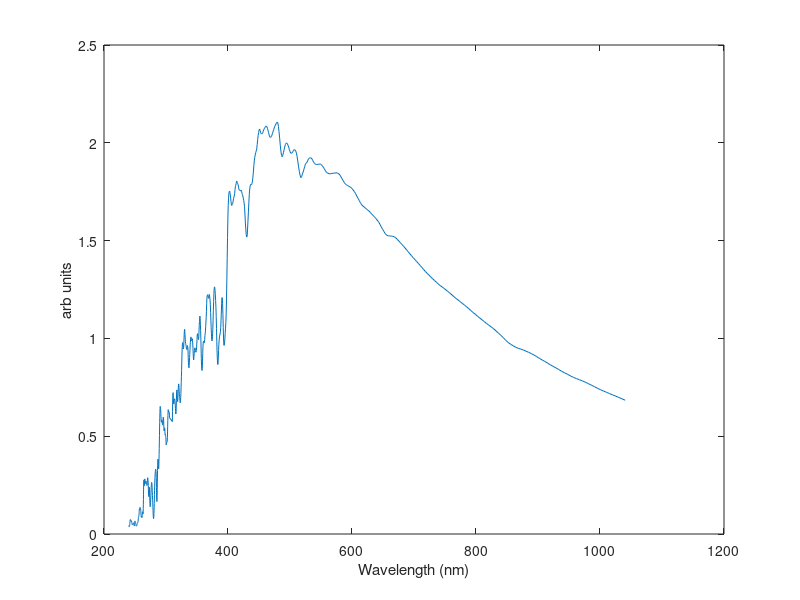

The MATLAB source for this figure: (Note: this script raises an error after producing the figure.)
% This scripts shows a typical solar spectrum and simulates the color
% perception fo the sky during daylight and sunset.
% The solar spectrum is multiplied:
% 1) by 1 - exp(-opt_thickness * Rayleigh scattering amplitude) for daylight
%    and cloudy.
% 2) by exp(-mu_s * opt_thick) in case of sunset (line of sight towards the
% sun)
% the resulting spectrum is converted to the XYZ tristimuls space thanks to
% the colour matching funcion. Finally the XYZ colour is converted to RGB
% and plotted as a uniform image.
% PRESS ANY KEY AFTER EACH FIGURE

% Author:       Andrea Farina
% Institution:  CNR - IFN
% email:        andrea.farina@polimi.it 
% March 2021; Last revision: 17-March-2022

clearvars;
close all
%% TYPE
choice = menu('Choice:','daylight','sunset','cloudy');
switch choice
    case 1
        type = 'daylight';
    case 2
        type = 'sunset';
        answer = inputdlg('Enter optical thickness (typ. value 10)');
        opt_thick = str2double(answer{1});
    case 3
        type = 'cloudy';
        answer = inputdlg('Enter optical thickness (typ. value 10)');
        opt_thick = str2double(answer{1});
end
%% load solar spectrum
a = dlmread('spectral_solar.txt');
lambda = a(:,3);    % nm
y = a(:,7);         % W/m^2/nm
LMAX = 1050;
lambda = lambda(1:LMAX);
y = y(1:LMAX);

%% visible range
lambda_VIS = [400,700];

%% plot
FONTSIZE = 14;
f = figure('Name','Solar Spectrum');%('Position',get(0,'ScreenSize'));
p1 = plot(lambda,y);
xlabel('Wavelength (nm)');
ylabel('arb units');
f.CurrentAxes.FontSize = FONTSIZE;
p1.LineStyle = '-';
p1.LineWidth = 3;
p1.Color = 'k';

%% PLOT RAYLEIGH
LAMBDA0 = 300;
switch lower(type)
    case 'daylight'
        Srayleigh = 1 - exp(-0.4*(LAMBDA0./lambda).^4*max(y)); % for 0.4 see
        % Bohren - Atmospheric Optics
    case 'sunset'
        Srayleigh = exp(-opt_thick*(LAMBDA0./lambda).^4*max(y));
    case 'cloudy'
        Srayleigh = 1- exp(-opt_thick*(LAMBDA0./lambda).^4*max(y)); 
end

hold on
plot(lambda,Srayleigh,'-b','LineWidth',2),ylim([min(y) max(y)])

%% load photopic curve
a = dlmread('ssvl2e_1.txt');
lambda_p = a(:,1);
y_p = a(:,2)./max(a(:,2))*max(y);
plot(lambda_p,y_p,'-g','LineWidth',2),ylim([min(y) max(y)]),
xline(lambda_VIS(1),'--p','LineWidth',2),xline(lambda_VIS(2),'--r','LineWidth',2);
legend('solar spectrum',['Rayleigh (',type,')'],'Photopic','violet','red')
pause;

%% calculate the diffused spectrum
y_diff = Srayleigh.*y;
f = figure('Name','Diffused spectrum');
    p1 = plot(lambda,y_diff);
    xlabel('Wavelength (nm)');
    ylabel('arb units');
    f.CurrentAxes.FontSize = FONTSIZE;
    p1.LineStyle = '-';
    p1.LineWidth = 3;
    p1.Color = 'k';
    xline(lambda_VIS(1),'--p','LineWidth',2),xline(lambda_VIS(2),'--r','LineWidth',2);
legend('Diffused spectrum','violet','red'),hold on
pause;
%% calculate the perceived colour
% requires: Get_xyz() Matlab AddOn for the colour matching-functions
% color-matching function
[X,Y,Z,~,~] = Get_xyz();
lambda_XYZ = X(:,1);

% interpolate the diffused spectrum over the initial lambda axis
y_diff_interp = interp1(lambda,y_diff,lambda_XYZ);

% matching function matrix
XYZ = [X(:,2),Y(:,2),Z(:,2)]';

%% plot color-matching 
area(lambda_XYZ,X(:,2),'FaceColor','r','FaceAlpha',0.3,'EdgeColor','r','LineWidth',2)
area(lambda_XYZ,Y(:,2),'FaceColor','g','FaceAlpha',0.3,'EdgeColor','g','LineWidth',2)
area(lambda_XYZ,Z(:,2),'FaceColor','b','FaceAlpha',0.3,'EdgeColor','b','LineWidth',2)
legend('Diffused spectrum','violet','red','X','Y','Z'),hold on
pause;

%% scalar product of the XYZ functions and the diffused spectrum
S_xyz = XYZ*y_diff_interp;
S_xyz = S_xyz./norm(S_xyz);

%% create RGB flat image
Npixels = 1024;
RGB = xyz2rgb(S_xyz');
RGB_image = reshape(RGB'*ones(1,Npixels^2),[3,Npixels,Npixels]);
figure('Name','The sky!'),imshow(permute(RGB_image,[2,3,1])),title('The sky!','FontSize',16)
